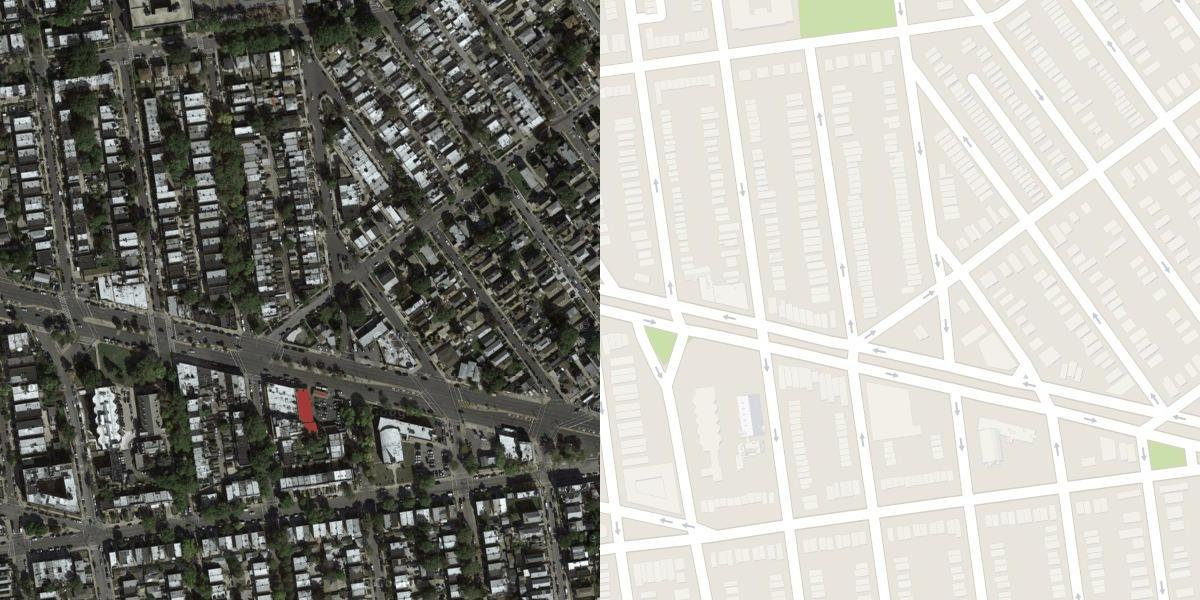
#> input picture maps/maps/tmp/1.jpg, 1200 x 600 px, found by its file name
$ python tmptest.py
#> lines starting #> are read from the running program, lines starting #| are printed output that depends on the picture
#> further down, img is the input picture: shape (600, 1200, 3); mean B, G, R 149.3, 155.7, 156.4
# import the necessary packages
from skimage.exposure import rescale_intensity
from skimage.segmentation import slic
from skimage.util import img_as_float
from skimage import io
import numpy as np
from scipy.stats import mode
import argparse
import cv2

def crop(input):
    height, width, channels = input.shape
#> height = 600; width = 1200; channels = 3

    # Calculate the center of the image
    center_x = width // 2
#> center_x = 600

    # Crop the right half of the image
    cropped_image = input[:, center_x:]
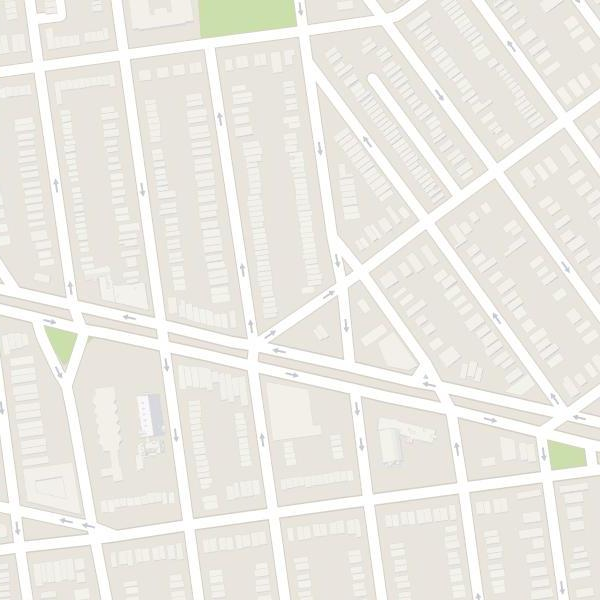
#> cropped_image: shape (600, 600, 3); mean B, G, R 228.3, 234.5, 236.7
    return cropped_image

def addtobase(img1, img_changed):
    height, width = img1.shape[:2]
    start_col = width // 2
    img_changed = img_changed[:height, :start_col]
    img1[:, start_col:] = img_changed
    return img1

def find_nearest_color(target_color, color_list, tolerance=10):
    for color in color_list:
        if np.all(np.abs(target_color - color) <= tolerance):
            return color
    return None

img = cv2.imread('maps\\maps\\tmp\\1.jpg')
orig = crop(img)

# Define a set of colors and their ranges you want to look for (in BGR format)
defined_colors_and_ranges = np.array([
    {'color': [172, 222, 204], 'range': 10},  # Greenery
    {'color': [255, 255, 255], 'range': 10},  # Road
    {'color': [240, 240, 240], 'range': 10},  # Buildings
    {'color': [230, 230, 230], 'range': 10},  # Urban
    # Add more colors and ranges as needed
])

# Pink color (255, 192, 203) as a fallback
pink_color = np.array([203, 192, 255])

# Create a SuperpixelSLIC object
algorithm = cv2.ximgproc.createSuperpixelSLIC(image=orig, algorithm=cv2.ximgproc.SLICO, region_size=5)

# Iterate to refine the superpixels
algorithm.iterate()

# Get the labels assigned to each pixel
labels = algorithm.getLabels()
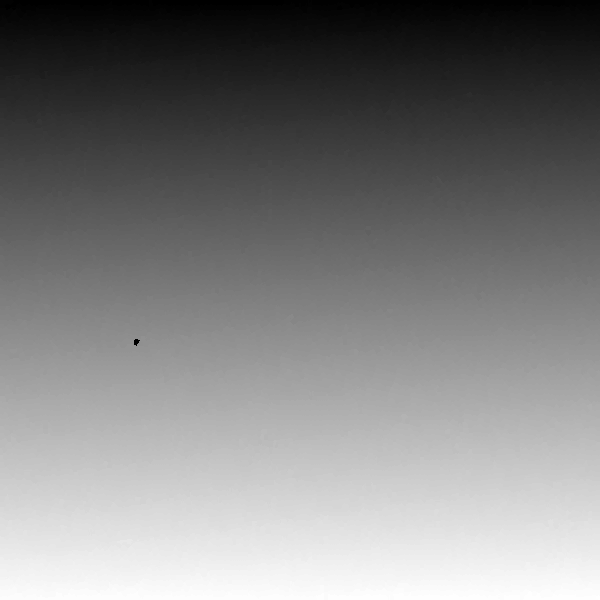
#> labels: shape (600, 600) int32; min 0, max 14399, mean 7201.3; drawn with min black and max white

# Set the entire superpixel to the greenery color if any pixel within that superpixel matches the greenery color
output_overlay = orig.copy()

for label in np.unique(labels):
    mask = (labels == label)
    superpixel_color = orig[mask]
    mode_color, _ = mode(superpixel_color, axis=0)

    # Check if any pixel in the superpixel matches the greenery color
#> (the run stopped early here; a loop or call above may not have finished)

$ run again, with maps/maps/tmp/3.jpg copied over maps/maps/tmp/1.jpg
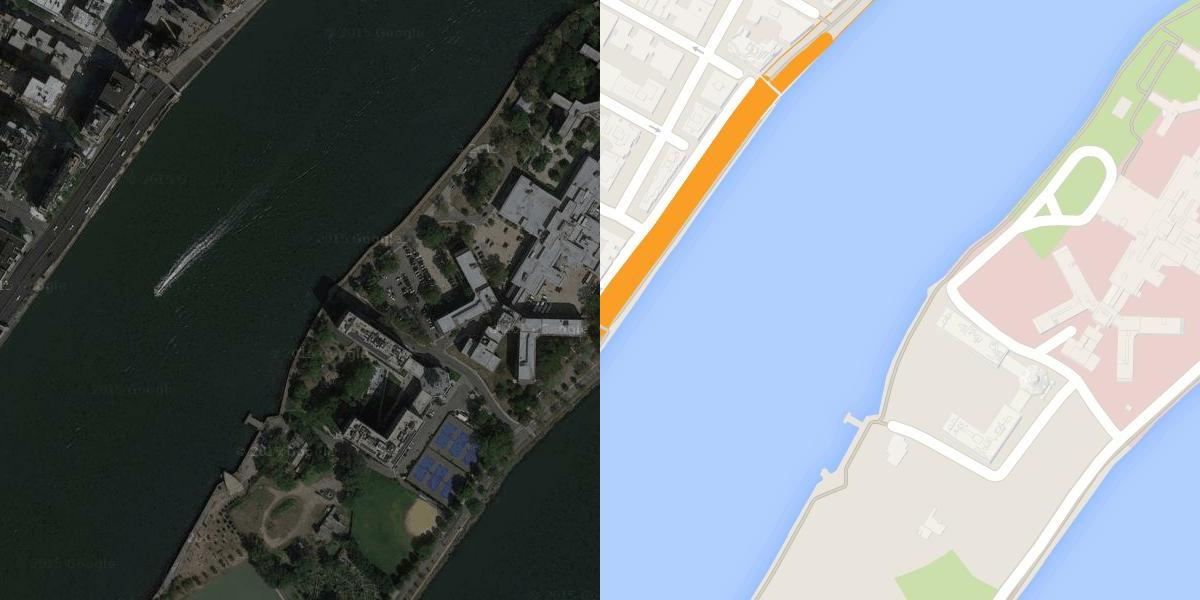
#> input picture maps/maps/tmp/3.jpg, 1200 x 600 px, found by its file name
#> img is the input picture: shape (600, 1200, 3); mean B, G, R 136.5, 130.4, 121.6
#> in crop, `cropped_image = input[:, center_x:]`:
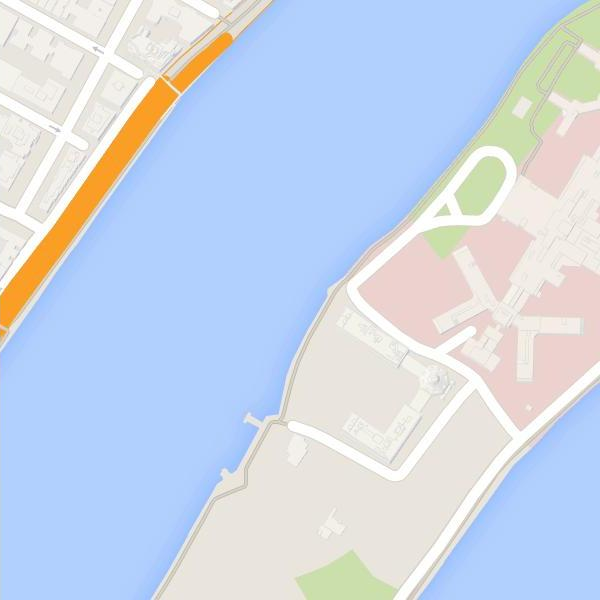
#> cropped_image: shape (600, 600, 3); mean B, G, R 232.5, 215.4, 203.5

$ run again, with maps/maps/tmp/64.jpg copied over maps/maps/tmp/1.jpg
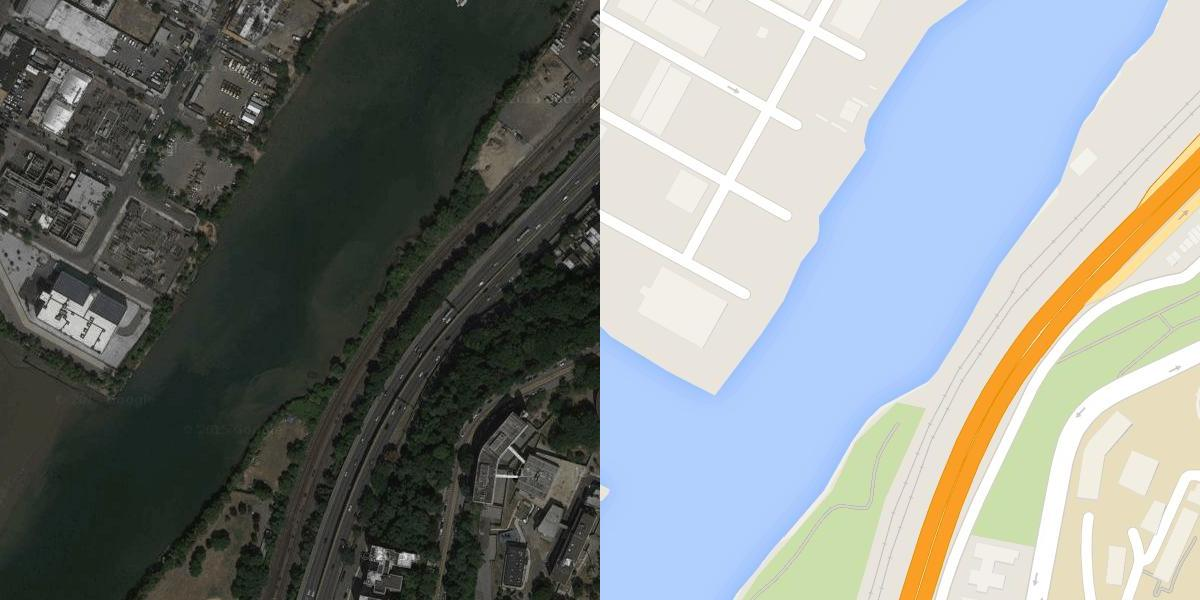
#> input picture maps/maps/tmp/64.jpg, 1200 x 600 px, found by its file name
#> img is the input picture: shape (600, 1200, 3); mean B, G, R 134.9, 136.9, 131.8
#> in crop, `cropped_image = input[:, center_x:]`:
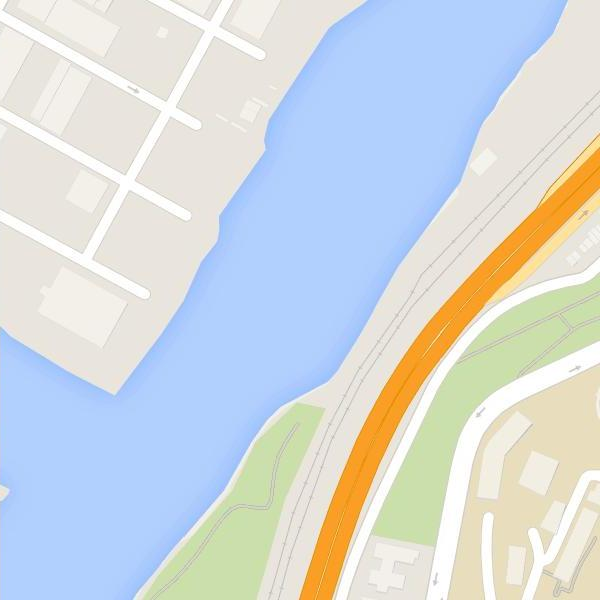
#> cropped_image: shape (600, 600, 3); mean B, G, R 220.6, 218.1, 211.4

$ run again, with maps/maps/tmp/Untitled.png saved as maps/maps/tmp/1.jpg
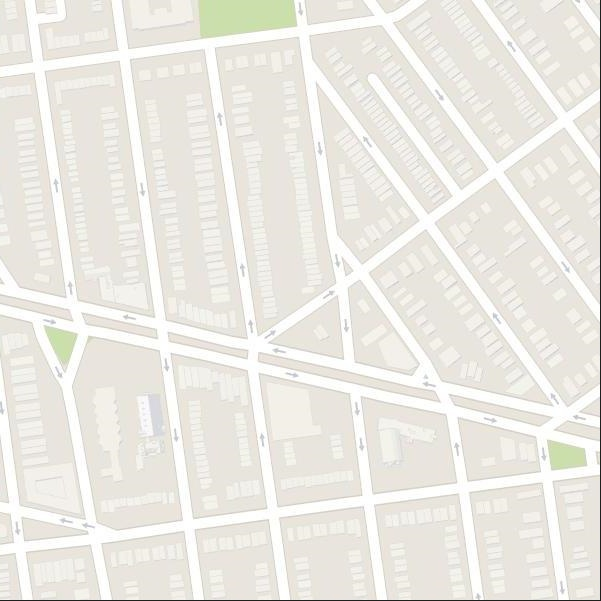
#> input picture maps/maps/tmp/Untitled.png, 601 x 601 px, found by its file name
#> img is the input picture: shape (601, 601, 3); mean B, G, R 227.3, 233.8, 236
#> in crop, `cropped_image = input[:, center_x:]`:
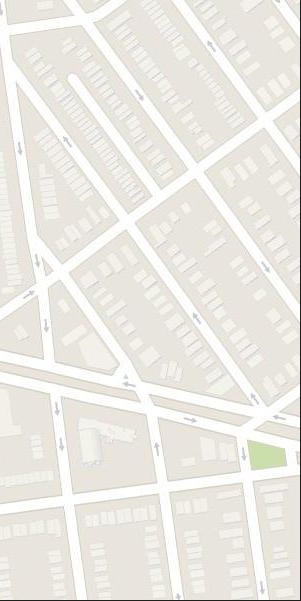
#> cropped_image: shape (601, 301, 3); mean B, G, R 227.4, 233.6, 235.9
